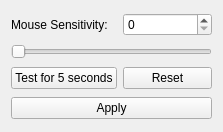
<?xml version="1.0" encoding="UTF-8"?>
<ui version="4.0">
 <class>SensitivitySettings</class>
 <widget class="QWidget" name="SensitivitySettings">
  <property name="geometry">
   <rect>
    <x>0</x>
    <y>0</y>
    <width>223</width>
    <height>132</height>
   </rect>
  </property>
  <property name="windowTitle">
   <string>MouseSensitivitySettings</string>
  </property>
  <layout class="QHBoxLayout" name="horizontalLayout">
   <item>
    <layout class="QGridLayout" name="gridLayout">
     <item row="2" column="1">
      <widget class="QPushButton" name="resetToDefaultButton">
       <property name="text">
        <string>Reset</string>
       </property>
      </widget>
     </item>
     <item row="0" column="0">
      <widget class="QLabel" name="sensitivityLabel">
       <property name="text">
        <string>Mouse Sensitivity: </string>
       </property>
      </widget>
     </item>
     <item row="2" column="0">
      <widget class="QPushButton" name="testSensitivityButton">
       <property name="text">
        <string>Test for 5 seconds</string>
       </property>
      </widget>
     </item>
     <item row="3" column="0" colspan="2">
      <widget class="QPushButton" name="applySensitivity">
       <property name="text">
        <string>Apply</string>
       </property>
      </widget>
     </item>
     <item row="0" column="1">
      <widget class="QSpinBox" name="sensitivitySpinBox"/>
     </item>
     <item row="1" column="0" colspan="2">
      <widget class="QSlider" name="sensitivitySlider">
       <property name="orientation">
        <enum>Qt::Horizontal</enum>
       </property>
      </widget>
     </item>
    </layout>
   </item>
  </layout>
 </widget>
 <layoutdefault spacing="6" margin="11"/>
 <resources/>
 <connections/>
</ui>
